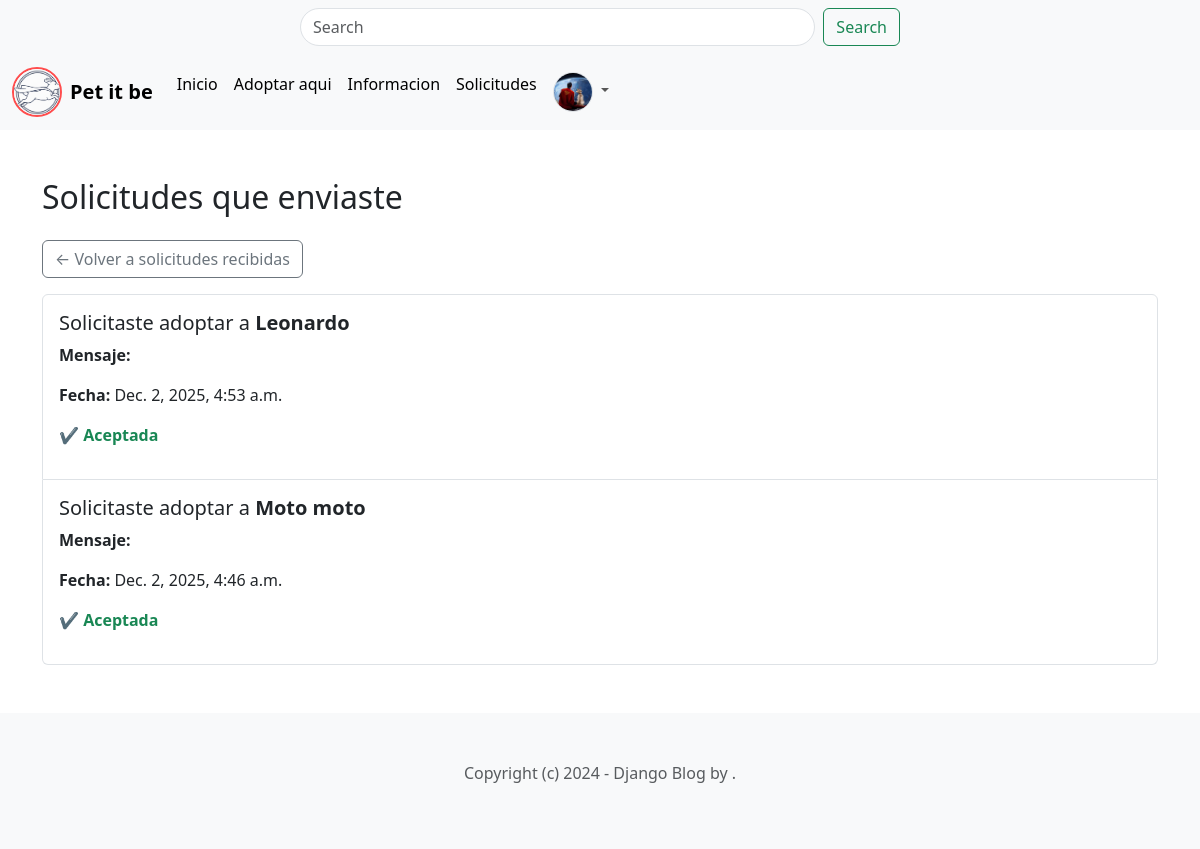
Page /Pets/mis-respuestas/ (signed in) on the committed database.
### Perfil/models.py (models this page shows, shortened)
class Perfil(models.Model):
    user = models.OneToOneField(User, on_delete=models.CASCADE)
    avatar = models.ImageField(upload_to='profiles/', blank=True, null=True, default='profiles/profile_default.png')
    location = models.CharField(max_length=100, blank=True, null=True)
    birth_date = models.DateField(blank=True, null=True)

### Pets/models.py (models this page shows, shortened)
class Solicitud(models.Model):
    pet = models.ForeignKey(Pet, related_name='solicitudes', on_delete=models.CASCADE)
    perfil = models.ForeignKey(Perfil, related_name='solicitudes_enviadas', on_delete=models.CASCADE)
    publicador = models.ForeignKey(Perfil, related_name='solicitudes_recibidas', on_delete=models.CASCADE)
    direccion = models.CharField(max_length=100)
    edad = models.PositiveIntegerField()
    telefono = models.CharField(max_length=20)
    ocupacion = models.CharField(max_length=100)
    ESTADO_CIVIL = [
        ('soltero', 'Soltero(a)'),
        ('casado', 'Casado(a)'),
        ('divorciado', 'Divorciado(a)'),
        ('viudo', 'Viudo(a)'),
        ('separado', 'Separado(a)')
    ]
    PENDIENTE = 'pendiente'
    ACEPTADA = 'aceptada'
    RECHAZADA = 'rechazada'
    ESTADOS_SOLICITUD = (
        (PENDIENTE, 'Pendiente'),
        (ACEPTADA, 'Aceptada'),
        (RECHAZADA, 'Rechazada'),
    )
    estado_solicitud = models.CharField(max_length=20, choices=ESTADOS_SOLICITUD, default=PENDIENTE)
    estado = models.CharField(max_length=20, choices=ESTADO_CIVIL)
    salario = models.DecimalField(max_digits=10, decimal_places=2)
    fecha = models.DateTimeField(auto_now_add=True)
    class Meta:
        unique_together = ('pet', 'perfil')

class Pet(models.Model):
    ADOPTADO = 'adoptado'
    EN_ADOPCION = 'en_adopcion'
    STATUS = {
        (ADOPTADO, 'Adoptado'),
        (EN_ADOPCION, 'En adopcion')
    }
    especie = models.ForeignKey(Especie, related_name='pets' , on_delete=models.CASCADE)
    name = models.CharField(max_length=50)
    slug = models.SlugField()
    descripcion = models.TextField()
    image = models.ImageField(upload_to='mascotas', blank=True, null=True)
    edad = models.PositiveIntegerField()
    likes = models.PositiveIntegerField(default=0)
    status = models.CharField(max_length=20, choices=STATUS, default=EN_ADOPCION)
    creado_por = models.ForeignKey(User, related_name='pets' , on_delete=models.CASCADE)
    public = models.DateTimeField(auto_now_add=True)
    updated_at = models.DateTimeField(auto_now=True)

### Pets/views.py (the view)
# urls.py: path('mis-respuestas/', views.bandeja_respuesta, name='bandeja_respuesta'),
@login_required
def bandeja_respuesta(request):
    perfil = request.user.perfil
    solicitudes = Solicitud.objects.filter(perfil=perfil).order_by('-fecha')
    context = {
        'solicitudes': solicitudes
        }
    return render(request, 'pets/respuestas.html', context)

### Pets/templates/pets/respuestas.html (shortened to what this page needs)
{% extends 'pets/base.html' %}
{% load static %}
{% block content %}
<div class="container my-5">
    <h2 class="mb-4"> Solicitudes que enviaste</h2>
    <p>
        <a href="{% url 'bandeja' %}" class="btn btn-outline-secondary">
            ← Volver a solicitudes recibidas
        </a>
    </p>
    {% if solicitudes %}
        <div class="list-group">
            {% for s in solicitudes %}
                <div class="list-group-item py-3">
                    <h5>Solicitaste adoptar a <strong>{{ s.pet.name }}</strong></h5>
                    <p><strong>Mensaje:</strong> {{ s.mensaje }}</p>
                    <p><strong>Fecha:</strong> {{ s.fecha }}</p>
                    {% if s.estado_solicitud == 'pendiente' %}
                        <p class="text-warning fw-bold">⏳ Pendiente</p>
                    {% elif s.estado_solicitud == 'aceptada' %}
                        <p class="text-success fw-bold">✔ Aceptada</p>
                    {% elif s.estado_solicitud == 'rechazada' %}
                        <p class="text-danger fw-bold">✘ Rechazada</p>
                    {% endif %}
                </div>
            {% endfor %}
        </div>
    {% else %}
        <p class="text-muted">No has enviado ninguna solicitud.</p>
    {% endif %}
</div>
{% endblock %}

### Pets/templates/pets/navbar.html (shortened to what this page needs)
{% load static %}
<link rel="stylesheet" href="{% static 'css/navbar.css' %}?v=5">
<nav class="navbar bg-body-tertiary">
  <div class="container-fluid justify-content-center">
    <form class="d-flex buscador-contenedor" role="search" method="GET" action="{% url 'search' %}">
      <input class="form-control me-2 buscador" type="search" name="query" placeholder="Search" aria-label="Search"/>
      <button class="btn btn-outline-success" type="submit">Search</button>
    </form>
  </div>
</nav>
<nav class="navbar navbar-expand-lg bg-body-tertiary">
  <div class="container-fluid">
    <a class="navbar-brand d-flex align-items-center gap-2" href="">
      <img
        src="{% static 'img/Logo.png' %} "
        alt="Perrito"
        class="logo-perrito"
      >
      <span class="text-brown fw-bold">Pet it be</span>
    </a>
    <div class="collapse navbar-collapse" id="navbarSupportedContent">
      <ul class="navbar-nav me-auto mb-2 mb-lg-0">
        <li class="nav-item">
          <a class="nav-link active" aria-current="page" href="{% url 'home' %}">Inicio</a>
        </li>
        <li class="nav-item">
          <a class="nav-link active" aria-current="page" href="{% url 'pets' %}">Adoptar aqui</a>
        </li>
        <li class="nav-item">
          <a class="nav-link active" aria-current="page" href="{% url 'informacion' %}">Informacion</a>
        </li>
        {% if request.user.is_authenticated %}
        <li class="nav-item">
          <a class="nav-link active" aria-current="page" href="{% url 'bandeja' %}">Solicitudes</a>
        </li>
        <li class="nav-item dropdown">
          <a class="nav-link dropdown-toggle" href="#" role="button" data-bs-toggle="dropdown" aria-expanded="false">
            <img
              src="{{ user.perfil.avatar.url }}"
              class="rounded-circle border"
              width="40" height="40"
              style="object-fit: cover;">
            </a>
        </li>
        {% endif %}
      </ul>
    </div>
  </div>
</nav>

### static/css/navbar.css (style rules this page uses)
.logo-perrito { width: 50px; height: 50px; border-radius: 50%; object-fit: cover; border: 2px solid #ff4d4d; transition: transform 0.3s ease; }
.buscador-contenedor { width: 100%; max-width: 600px; }
.buscador { border-radius: 50px; }

### rows in the picture
Solicitud: pet.name "Leonardo", fecha "Dec. 2, 2025, 4:53 a.m.", estado_solicitud "✔ Aceptada"
Solicitud: pet.name "Moto moto", fecha "Dec. 2, 2025, 4:46 a.m.", estado_solicitud "✔ Aceptada"
